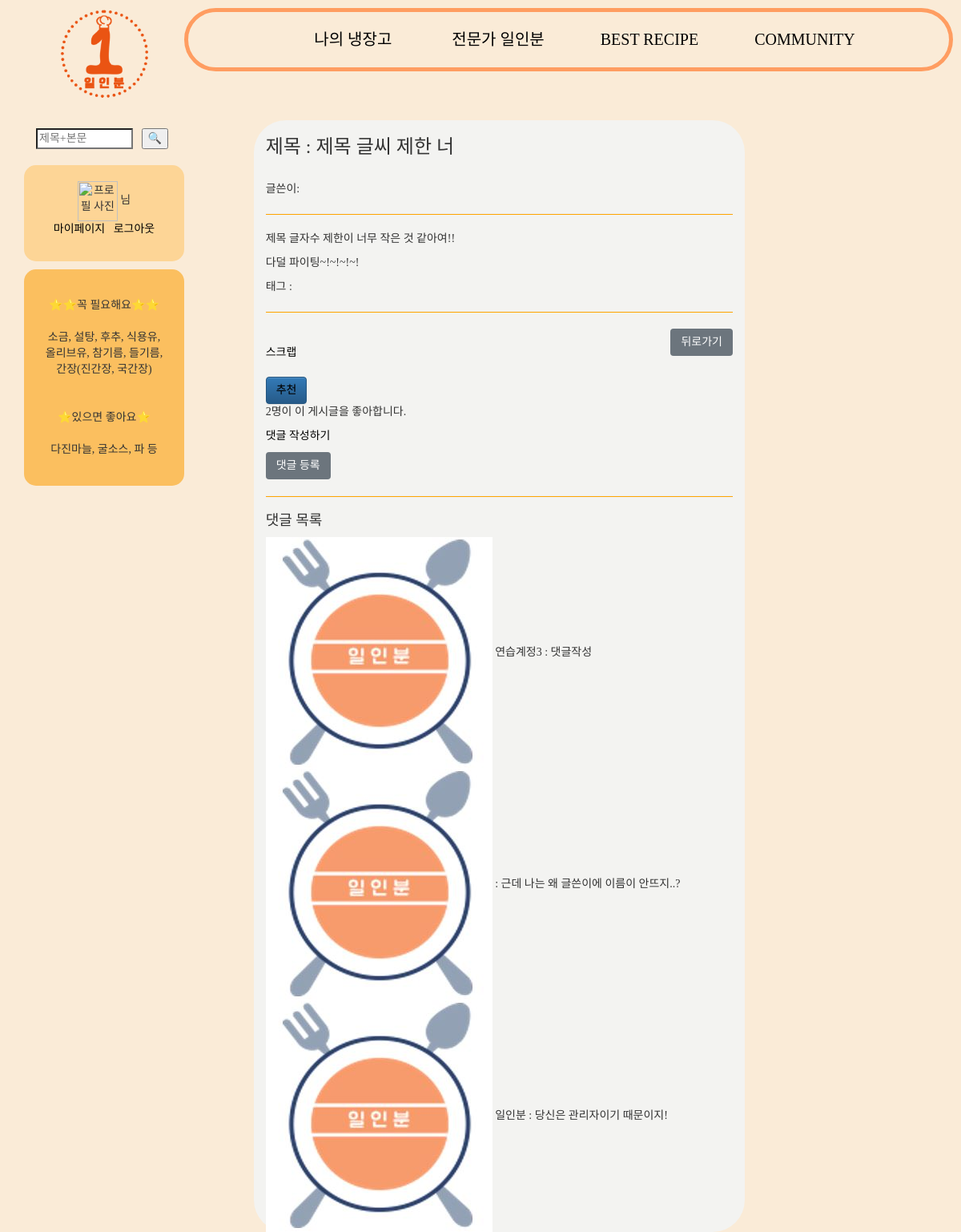
The page /community/postshow/10 (signed in) on the database as committed earlier.
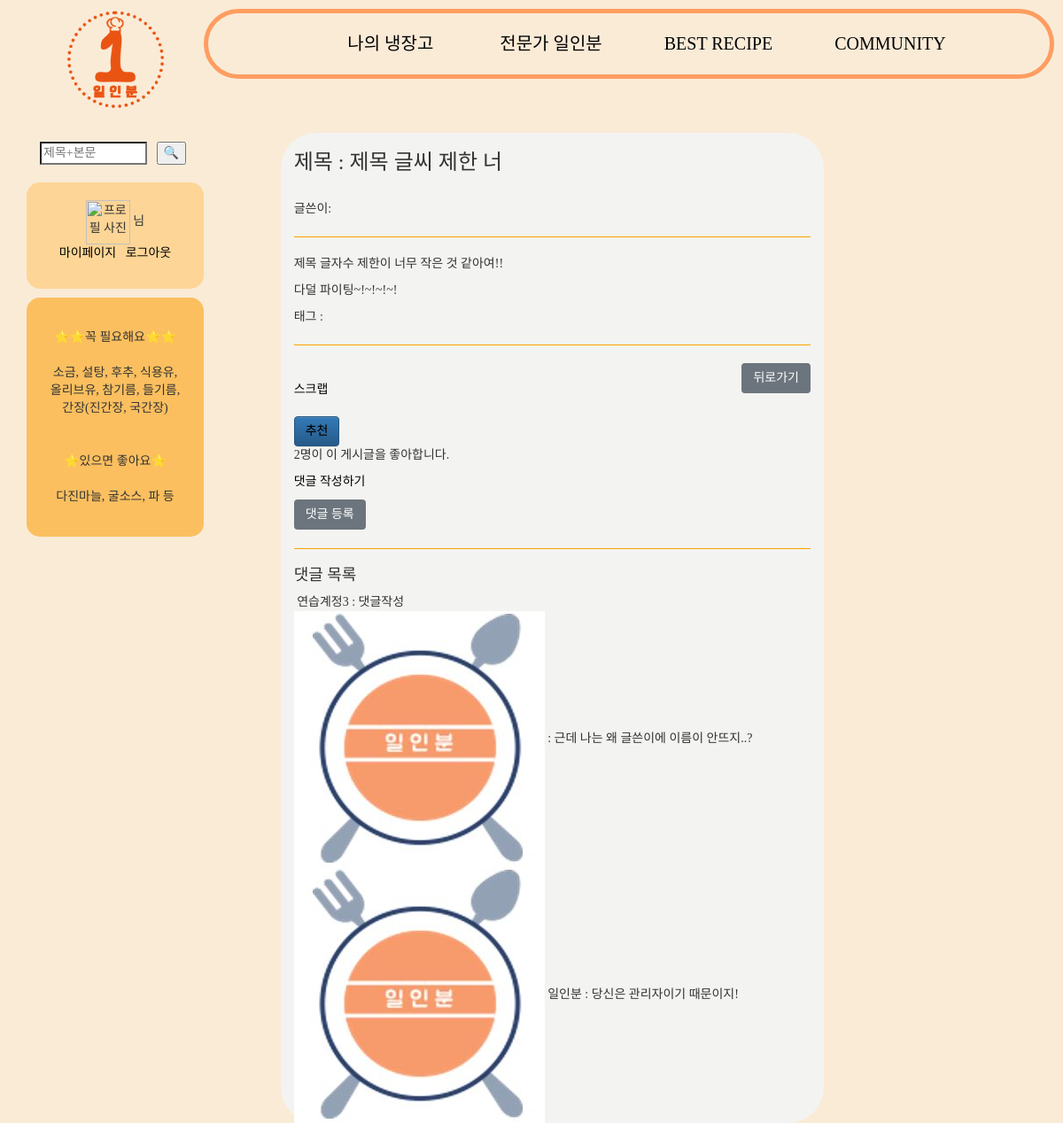
The same page on the database as committed later.
### commentcrud/models.py (models this page shows, shortened)
class Comment(models.Model):
    writer = models.ForeignKey(CustomerUser, related_name="comment", on_delete=models.CASCADE, verbose_name="댓글작성자", null=True)
    post = models.ForeignKey(Post, on_delete=models.CASCADE)
    content = models.CharField(max_length=100)
    created_at = models.DateTimeField(auto_now_add=True)
    updated_at = models.DateTimeField(auto_now=True)

### accounts/models.py (models this page shows, shortened)
class CustomerUser(AbstractUser):
    POSITION = (
        ('일반', '일반'),
        ('사업자', '사업자'),
    )
    position = models.CharField(verbose_name='등급', max_length=1000, choices=POSITION)
    upload = CloudinaryField('uploads',blank=True,null=True)
    profile = CloudinaryField('images/',default='default_susbwu.JPG',blank=True,null=False)
    nickname = models.CharField(max_length=100)
    email = models.EmailField()

### community/views.py (the view)
# urls.py: path('postshow/<int:post_id>', views.postshow, name='postshow'),
def postshow(request, post_id):
    post = get_object_or_404(Post, pk=post_id)
    scrap = Scrap_commu.objects.filter(user=request.user,post=post)
    return render(request, 'postshow.html', {'post': post,'scrap':scrap})

### community/templates/postshow.html (shortened to what this page needs)
{% extends 'list.html' %}
{% load static %}
{% block content %}
<html>
<head>
</head>
<body>
    <div id="cookResult" class="col-md-offset-1 col-md-8">
            <h3>제목 : {{ post.title }}</h3>
            <br/>
            <p>글쓴이: </p>
            <hr>
            <p>{{ post.content | safe }}</p>
            <p>태그 : {{ post.tag }}</p>
            <hr>
            <a href="{% url 'list' %}"><button type="button" class="btn btn-secondary float-right">뒤로가기</button></a>
            <br/>
            {% if user.is_authenticated %}
            {% if request.user != post.writer %}
            {% if scrap %}
                    <a href="{% url 'communityscrap' post.id %}">스크랩 취소</a>
                {% else %}
                    <a href="{% url 'communityscrap' post.id %}">스크랩</a>
            {% endif %}
            {% endif %}
            {% endif %}
                <br/><br/>
                {% if request.user != post.writer %}
                <a href="#" data-uri="{% url 'likes' post.id  %}" class="recommend btn btn-primary">추천</a>
                {% endif %}
                <p>{{ post.like.all.count }}명이 이 게시글을 좋아합니다.</p>
                <p id="cmt"><a href="{% url 'commentcreate' post.id %}">댓글 작성하기</a></p>
                <form method='POST'>
                    <button type="submit" class="btn btn-secondary">댓글 등록</button>
                </form>
        <hr/>
            <h4>댓글 목록</h4>
            {% for comment in post.comment_set.all %}
                <img src="/media/{{comment.writer.profile}}" alt=""/> {{comment.writer.nickname}} : {{comment.content}}
                <br/>
            {% endfor %}
    </div>
</body>
</html>
{% endblock %}

Rows that differ between the two databases and show on the page:
changed through a linked row, Comment "댓글작성": writer.profile: picture removed
